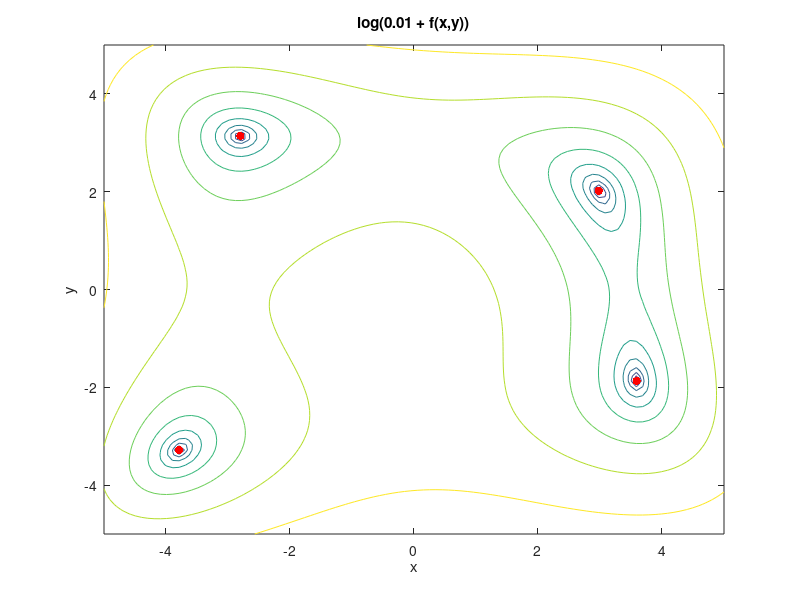

MATLAB code for this plot:
clc, clear, clf

x = linspace(-5,5);
y = linspace(-5,5);
[X,Y] = meshgrid(x,y);

objectiveFunction = @(x,y) (x.^2 + y - 11).^2 + (x + y.^2 - 7).^2;

a = 0.01; 
contour(X,Y,log(a + objectiveFunction(X,Y)))

% Add local minima markers
xCoordinates = [-2.80 2.98 -3.79 3.59];
yCoordinates = [3.14 2.02 -3.28 -1.87];
hold on
scatter(xCoordinates,yCoordinates,"filled","MarkerFaceColor","r")
xlabel("x"), ylabel("y"), title("log(0.01 + f(x,y))")